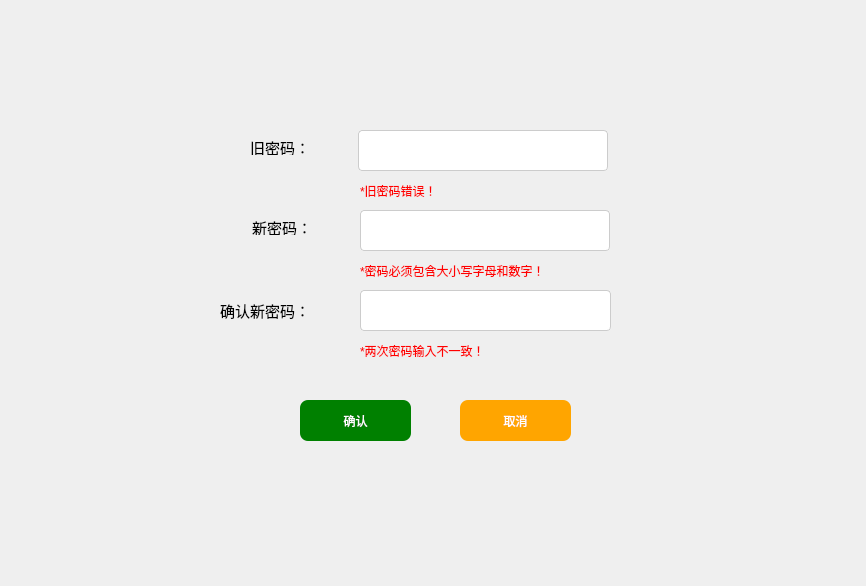
<?xml version="1.0" encoding="UTF-8"?>
<ui version="4.0">
 <class>Form</class>
 <widget class="QWidget" name="Form">
  <property name="geometry">
   <rect>
    <x>0</x>
    <y>0</y>
    <width>866</width>
    <height>586</height>
   </rect>
  </property>
  <property name="windowTitle">
   <string>Form</string>
  </property>
  <widget class="QLabel" name="warninglabel">
   <property name="geometry">
    <rect>
     <x>360</x>
     <y>180</y>
     <width>224</width>
     <height>22</height>
    </rect>
   </property>
   <property name="styleSheet">
    <string notr="true">color:red
</string>
   </property>
   <property name="text">
    <string>*旧密码错误！</string>
   </property>
  </widget>
  <widget class="QLabel" name="label_5">
   <property name="geometry">
    <rect>
     <x>220</x>
     <y>300</y>
     <width>101</width>
     <height>20</height>
    </rect>
   </property>
   <property name="font">
    <font>
     <family>黑体</family>
     <pointsize>11</pointsize>
    </font>
   </property>
   <property name="text">
    <string>确认新密码：</string>
   </property>
  </widget>
  <widget class="QLabel" name="warninglabel_2">
   <property name="geometry">
    <rect>
     <x>360</x>
     <y>260</y>
     <width>224</width>
     <height>22</height>
    </rect>
   </property>
   <property name="styleSheet">
    <string notr="true">color:red
</string>
   </property>
   <property name="text">
    <string>*密码必须包含大小写字母和数字！</string>
   </property>
  </widget>
  <widget class="QLabel" name="label_6">
   <property name="geometry">
    <rect>
     <x>252</x>
     <y>220</y>
     <width>70</width>
     <height>15</height>
    </rect>
   </property>
   <property name="font">
    <font>
     <family>黑体</family>
     <pointsize>11</pointsize>
    </font>
   </property>
   <property name="text">
    <string>新密码：</string>
   </property>
  </widget>
  <widget class="QPushButton" name="pushButton">
   <property name="geometry">
    <rect>
     <x>300</x>
     <y>400</y>
     <width>111</width>
     <height>41</height>
    </rect>
   </property>
   <property name="styleSheet">
    <string notr="true">background-color:green;
	color:white;
border:0px;
border-radius:8px;

</string>
   </property>
   <property name="text">
    <string>确认</string>
   </property>
  </widget>
  <widget class="QLineEdit" name="lineEdit_4">
   <property name="geometry">
    <rect>
     <x>360</x>
     <y>210</y>
     <width>250</width>
     <height>41</height>
    </rect>
   </property>
   <property name="tabletTracking">
    <bool>false</bool>
   </property>
   <property name="styleSheet">
    <string notr="true"> border:1px solid #ccc;
 border-radius:4px;
 color:#555;
 padding: 6px 12px;
</string>
   </property>
   <property name="inputMask">
    <string/>
   </property>
   <property name="text">
    <string/>
   </property>
   <property name="frame">
    <bool>true</bool>
   </property>
   <property name="echoMode">
    <enum>QLineEdit::Password</enum>
   </property>
   <property name="dragEnabled">
    <bool>false</bool>
   </property>
   <property name="placeholderText">
    <string/>
   </property>
   <property name="clearButtonEnabled">
    <bool>true</bool>
   </property>
  </widget>
  <widget class="QLabel" name="label_7">
   <property name="geometry">
    <rect>
     <x>250</x>
     <y>140</y>
     <width>70</width>
     <height>15</height>
    </rect>
   </property>
   <property name="font">
    <font>
     <family>黑体</family>
     <pointsize>11</pointsize>
    </font>
   </property>
   <property name="text">
    <string>旧密码：</string>
   </property>
  </widget>
  <widget class="QLabel" name="warninglabel_3">
   <property name="geometry">
    <rect>
     <x>360</x>
     <y>340</y>
     <width>224</width>
     <height>22</height>
    </rect>
   </property>
   <property name="styleSheet">
    <string notr="true">color:red
</string>
   </property>
   <property name="text">
    <string>*两次密码输入不一致！</string>
   </property>
  </widget>
  <widget class="QLineEdit" name="lineEdit_3">
   <property name="geometry">
    <rect>
     <x>360</x>
     <y>290</y>
     <width>251</width>
     <height>41</height>
    </rect>
   </property>
   <property name="styleSheet">
    <string notr="true">border:1px solid #ccc;
border-radius:4px;
color:#555;
padding: 6px 12px;
</string>
   </property>
   <property name="inputMask">
    <string/>
   </property>
   <property name="text">
    <string/>
   </property>
   <property name="echoMode">
    <enum>QLineEdit::Password</enum>
   </property>
   <property name="placeholderText">
    <string/>
   </property>
   <property name="clearButtonEnabled">
    <bool>true</bool>
   </property>
  </widget>
  <widget class="QLineEdit" name="lineEdit_5">
   <property name="geometry">
    <rect>
     <x>358</x>
     <y>130</y>
     <width>250</width>
     <height>41</height>
    </rect>
   </property>
   <property name="minimumSize">
    <size>
     <width>250</width>
     <height>0</height>
    </size>
   </property>
   <property name="tabletTracking">
    <bool>false</bool>
   </property>
   <property name="styleSheet">
    <string notr="true"> border:1px solid #ccc;
 border-radius:4px;
 color:#555;
 padding: 6px 12px;
</string>
   </property>
   <property name="inputMask">
    <string/>
   </property>
   <property name="text">
    <string/>
   </property>
   <property name="frame">
    <bool>true</bool>
   </property>
   <property name="echoMode">
    <enum>QLineEdit::Password</enum>
   </property>
   <property name="dragEnabled">
    <bool>false</bool>
   </property>
   <property name="placeholderText">
    <string/>
   </property>
   <property name="clearButtonEnabled">
    <bool>true</bool>
   </property>
  </widget>
  <widget class="QPushButton" name="pushButton_2">
   <property name="geometry">
    <rect>
     <x>460</x>
     <y>400</y>
     <width>111</width>
     <height>41</height>
    </rect>
   </property>
   <property name="styleSheet">
    <string notr="true">background-color:orange;
	color:white;
border:0px;
border-radius:8px;

</string>
   </property>
   <property name="text">
    <string>取消</string>
   </property>
  </widget>
 </widget>
 <resources/>
 <connections/>
</ui>
